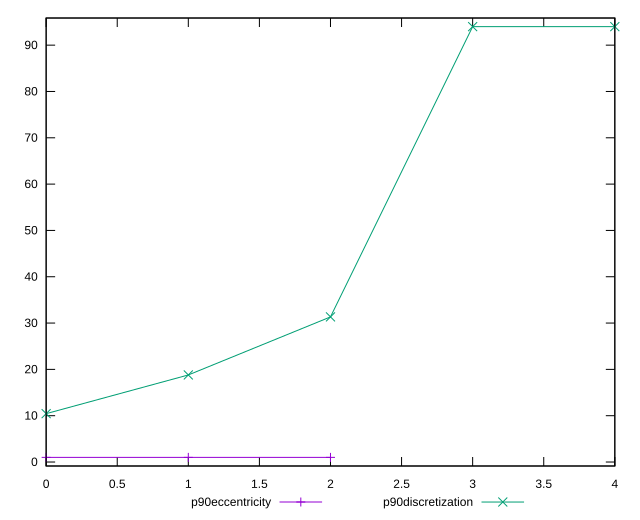

Write the gnuplot code that produced this figure.
reset

$p90Eccentricity <<EOF
0 0.9999999999999994
1 1.0000000000000002
2 0.9999999999999967
EOF

$p90Discretization <<EOF
0 10.444444444444445
1 18.8
2 31.333333333333332
3 94
4 94
EOF

set key outside below
set xrange [0:4]
set yrange [-0.8600000000000034:95.86]
set trange [-0.8600000000000034:95.86]
set terminal svg size 640, 520 enhanced background rgb 'white'
set output "report_00016_2021-02-10T13-31-48.338Z/uses-webp-images/progression/eccentricity.svg"

plot $p90Eccentricity title "p90eccentricity" with linespoints, \
     $p90Discretization title "p90discretization" with linespoints

reset
